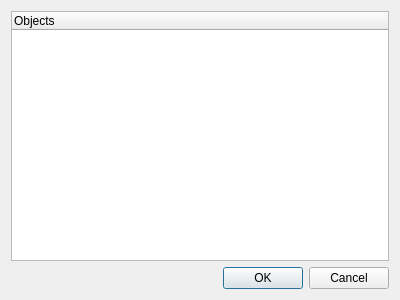
<?xml version="1.0" encoding="UTF-8"?>
<ui version="4.0">
 <class>DialogAddingValuationObject</class>
 <widget class="QDialog" name="DialogAddingValuationObject">
  <property name="geometry">
   <rect>
    <x>0</x>
    <y>0</y>
    <width>400</width>
    <height>300</height>
   </rect>
  </property>
  <property name="windowTitle">
   <string>Add assessment object</string>
  </property>
  <layout class="QVBoxLayout" name="verticalLayout">
   <item>
    <widget class="QTreeWidget" name="treeWidget">
     <column>
      <property name="text">
       <string>Objects</string>
      </property>
     </column>
    </widget>
   </item>
   <item>
    <widget class="QDialogButtonBox" name="buttonBox">
     <property name="orientation">
      <enum>Qt::Horizontal</enum>
     </property>
     <property name="standardButtons">
      <set>QDialogButtonBox::Cancel|QDialogButtonBox::Ok</set>
     </property>
    </widget>
   </item>
  </layout>
 </widget>
 <resources/>
 <connections>
  <connection>
   <sender>buttonBox</sender>
   <signal>accepted()</signal>
   <receiver>DialogAddingValuationObject</receiver>
   <slot>accept()</slot>
   <hints>
    <hint type="sourcelabel">
     <x>199</x>
     <y>277</y>
    </hint>
    <hint type="destinationlabel">
     <x>199</x>
     <y>149</y>
    </hint>
   </hints>
  </connection>
  <connection>
   <sender>buttonBox</sender>
   <signal>rejected()</signal>
   <receiver>DialogAddingValuationObject</receiver>
   <slot>reject()</slot>
   <hints>
    <hint type="sourcelabel">
     <x>199</x>
     <y>277</y>
    </hint>
    <hint type="destinationlabel">
     <x>199</x>
     <y>149</y>
    </hint>
   </hints>
  </connection>
 </connections>
</ui>
